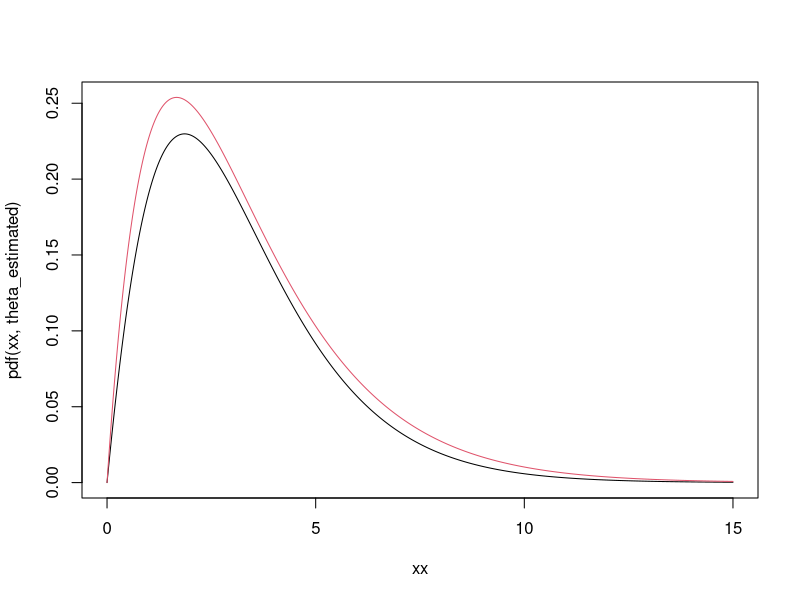
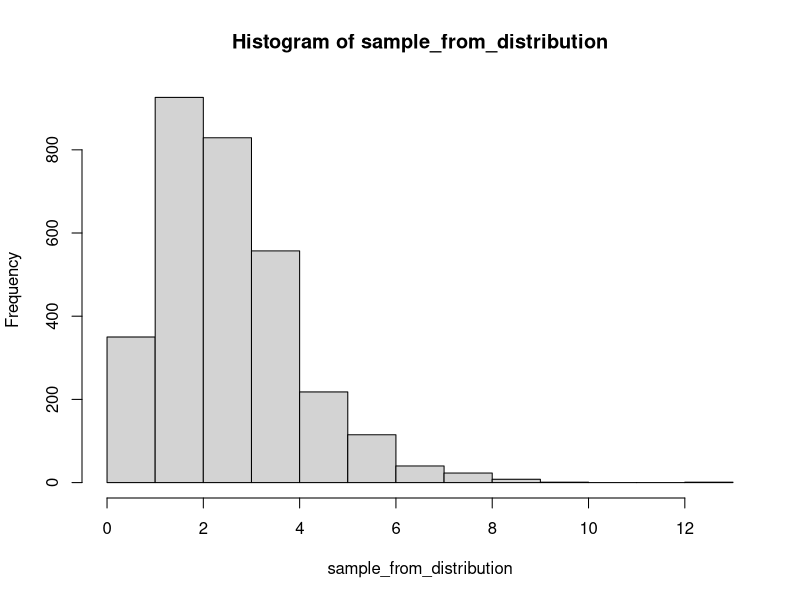

Reproduce these figures in R, in order.
##Computational Statistics Project 2

#a)
x<-c(4.38170935,5.86605115,0.08693062,7.24952066,3.26935714,9.45383933,
       1.92710621,1.77927243,1.75053731,8.99836312,0.33450206,2.94377355,
       7.74332799,2.44866289,3.29400590,2.70853622,2.61065839,4.72413396,
       7.63686012,3.61192216,2.95363254,5.55378675,0.79146765,5.06526897,
       3.64384939,2.03942813,3.83929464,4.11327976,2.69089680,1.79660714,
       1.33759225,1.68592814,8.34045968,5.82885086,3.45971449,6.93351442,
       0.69993473,4.32515927,3.38308319,3.28657327,3.50398803,7.49483920,
       2.22829899,2.35169607,3.11215438,7.65358729,4.28216884,3.87096462,
       4.17750595,2.66457384,1.87973687,2.10397691,4.34236660,3.80668887,
       1.21306523,6.37872649,6.81015611,1.08455500,3.05413906,2.04478294,
       2.66103009,0.39046278,2.51118075,0.80291267,2.38229129,0.92098833,
       2.48412836,2.31215437,1.79662201,1.59236169,1.30797571,0.58078258,
       1.92483707,2.82764835,3.60332928,1.92565330,1.34342445,1.94846245,
       0.85049624,2.55830924,2.51121772,3.86825797,1.69653642,2.91929202,
       1.49855040,1.10113596,3.02557431,3.85222134,2.34447816,2.07885960,
       6.17794197,3.98412930,0.84828429,0.72929198,5.06551587,2.70751209,
       0.79636921,1.88026641,7.05899666,1.04023380)

#our pdf first
pdf <- function(x, theta) {
  ((theta^3) / (theta + 1)) * x * (1 + x / 2) * exp(-theta * x)
}

n<-length(x)


#then the logLikelihood  l(θ)
logLikelihood<-function(x,theta) {
  (n*(log(theta^3)-log(theta + 1))+sum(log(x)+log(1+x/2))-theta*sum(x))
}

mean_x <- mean(x)

#then the first derivative of logLikelihood set to zero  
#which is my F(θ) for the Newton-Raphson algorithm


first_der_logLikelihood <- function(x, theta) {
  mean_x * theta^2 + (mean_x - 2) * theta - 3
}

second_der_logLikelihood <- function(x, theta) {
  2 * mean_x * theta + (mean_x - 2)
}


#we initialize the first value for Newton - Raphson algorithm

estimate_theta <- function(data) {
  mean_data <- mean(data)  # Recalculate the mean for the given dataset
  theta <- 1  # Initial guess
  vre <- FALSE
  
  while (!vre) {
    first_derivative <- mean_data * theta^2 + (mean_data - 2) * theta - 3
    second_derivative <- 2 * mean_data * theta + (mean_data - 2)
    theta_new <- theta - first_derivative / second_derivative
    
    if (abs(theta_new - theta) < 1e-6) {
      vre <- TRUE
    }
    theta <- theta_new
  }
  
  theta  # Return the estimated value of theta
}


theta_estimated <- estimate_theta(x)
print(theta_estimated)#the value of theta
## [1] 0.797472


#b)

#now we want to estimate the standard error using parametric bootstrap
#we need to simulate data from the original distribution given the theta we found

xx <- seq(0, 15, by = 0.001)
M <- 1.15
plot(xx, pdf(xx, theta_estimated), type = "l", ylim = c(0, M * max(dgamma(xx, 2, 0.6))))
lines(xx, M * dgamma(xx, 2, 0.6), col = 2)


#we will use rejection method 
generate_samples <- function(theta_estimated, num_samples = 5000, M = 1.1) {
  # Generate samples using the rejection method
  x_rejection <- rgamma(num_samples, 2, 0.6)
  max_pdf <- max(pdf(seq(0, max(x_rejection), length.out = 1000), theta_estimated)) * M
  y <- runif(num_samples, 0, max_pdf)
  keep <- y < pdf(x_rejection, theta_estimated)
  
  # Return the accepted points
  accepted_points <- x_rejection[keep]
  return(accepted_points)
}

# Generate samples using the estimated theta
sample_from_distribution <- generate_samples(theta_estimated)
hist(sample_from_distribution)

#now the parametric bootstrap

# Parametric Bootstrap
B <- 5000
bootstrap_thetas <- numeric(B)

for (i in 1:B) {
  # Generate new dataset using the rejection method
  simulated_data <- generate_samples(theta_estimated, num_samples = length(x))
  
  # Estimate theta for the simulated dataset using the Newton-Raphson method
  bootstrap_thetas[i] <- estimate_theta(simulated_data)
}

# Calculate standard error
se_bootstrap <- sd(bootstrap_thetas)
se_bootstrap

#c)

cdf <- function(x, theta) {
  integrate(function(t) pdf(t, theta), lower = 0, upper = x)$value
}

# Define the test statistic function
stat <- function(x, theta) {
  n <- length(x)
  x_sorted <- sort(x)
  emp <- (1:n) / n
  theor <- sapply(x_sorted, function(xi) cdf(xi, theta))  # Apply cdf to each element of x
  sum(abs(emp - theor))
}


# Calculate the test statistic 
tobs <- stat(x, theta_estimated)

# Monte Carlo Simulation
B <- 9999
t <- rep(NA, B)
for (i in 1:B) {
  bootx <- generate_samples(theta_estimated, num_samples = length(x))  # Generate a simulated dataset
  t[i] <- stat(bootx, theta_estimated)
}

# Calculate the p-value
p_value <- (sum(t >= tobs) + 1) / (B + 1)
p_value
# Ho : the data x are drawn from the distribution of pdf f(x,θ)
# p-value :[1] 0.998 > 0.05 so i do not reject the null hypothesis
# the data could plausibly have come from the specified distribution.

